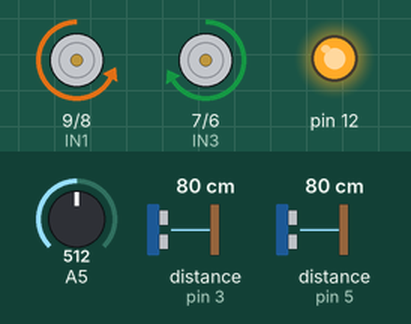
Simulated run of this sketch. Board: Arduino Uno, built with avr-gcc and run on an emulated ATmega328P. Shown: motor-driver pin pairs drawn as motors (green arrow = first pin HIGH = forward, orange = second pin HIGH = backward, longer = more drive, scaled by the enable pin), output pins drawn as LEDs (lit = HIGH). Wiring (inferred from the names in the program): ultrasonic range finder: trigger pin 2; echo pin 3. The inputs (shaded band) are chosen by the test bench; at power-on: distance to the obstacle (sensors on pin 3, pin 5) 80 cm, A5 = 512. The echo pulse lasts 58.3 µs per cm; pins used as bus, display or sensor lines are not drawn.

Above: at 1.2 s.
1.3 s: distance to the obstacle (sensor on pin 3) set to 12 cm
2.8 s: distance to the obstacle (sensor on pin 3) set to 9 cm
At 3.1 s:
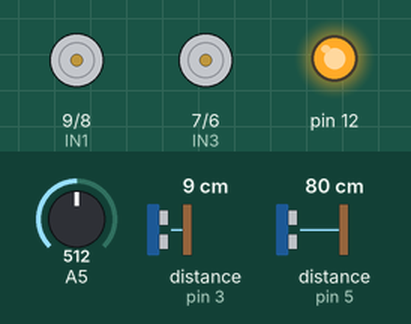
At 5.6 s:
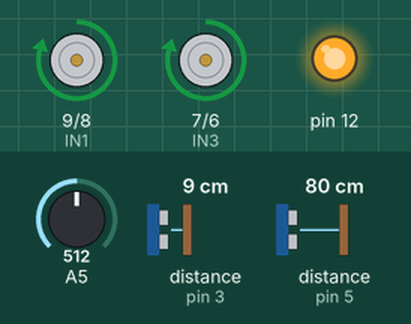
5.8 s: A5 set to 611
8.8 s: A5 set to 631
11.3 s: A5 set to 610
At 14.0 s:
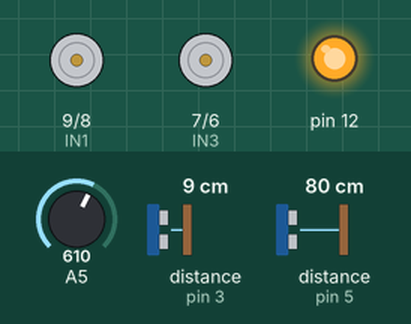
14.3 s: distance to the obstacle (sensor on pin 3) set to 18 cm
Timing chart, 0 to 17.3 s (numbered marks = the images above; inputs shaded):
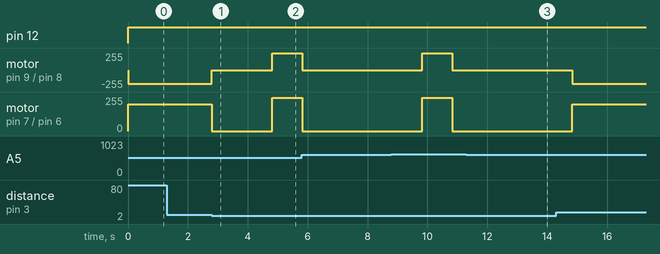

The sketch:

sketch_AutoCar.ino
```cpp
int ENA = 10;
int ENB = 11;
int IN1 = 9;
int IN2 = 8;
int IN3 = 7;
int IN4 = 6; // RC카 define

int front_sensor1 = 2;
int front_sensor2 = 3;
int Side_sensor1 = 4;
int Side_sensor2 = 5; // 초음파 센서 define

void setup()
{
  pinMode(10,OUTPUT);
  pinMode(9,OUTPUT);
  pinMode(13,INPUT);
  Serial.begin(9600);
  pinMode(2,OUTPUT);
  pinMode(3,INPUT);
  pinMode(4,OUTPUT);
  pinMode(5,INPUT);
  pinMode(ENA,OUTPUT); // RC카 핀모드
  pinMode(ENB,OUTPUT);
  pinMode(IN1,OUTPUT);
  pinMode(IN2,OUTPUT);
  pinMode(IN3,OUTPUT);
  pinMode(IN4,OUTPUT);
  pinMode(A5,INPUT);
  pinMode(12,OUTPUT);
}


int Front_UltraSensor()
{
   digitalWrite(front_sensor1,HIGH);
  delayMicroseconds(50);
  digitalWrite(front_sensor1,LOW);
  int cul1 = pulseIn(front_sensor2,HIGH);
  float First_val = cul1 / 58.2;
  return First_val;
}

int Side_UltraSensor()
{
   digitalWrite(Side_sensor1,HIGH);
  delayMicroseconds(50);
  digitalWrite(Side_sensor1,LOW);
  int cul2 = pulseIn(Side_sensor2,HIGH);
  float Second_val = cul2 / 58.2;
  return Second_val;
}

void move_car()
{
  digitalWrite(IN1, LOW); // RC카 직진
  digitalWrite(IN2, HIGH);
  digitalWrite(IN3, HIGH);
  digitalWrite(IN4, LOW);
  analogWrite(ENA, 205); // 양쪽 모터의 힘 차이 문제로 좌우 파워 값이 상이 할 수 있음.
  analogWrite(ENB, 200);

    if(Front_UltraSensor() < 10) // 앞에 벽 발견, 오른쪽 센서 감지 시작, rc카 2초 정지
  {
  digitalWrite(IN1, LOW); // 앞에 벽 발견하고 RC카 정지
  digitalWrite(IN2, LOW);
  digitalWrite(IN3, LOW);
  digitalWrite(IN4, LOW);
  analogWrite(ENA, 240);  // 양쪽 모터의 힘 차이 문제로 좌우 파워 값이 상이 할 수 있음.
  analogWrite(ENB, 240);
  delay(2000);


    if(Front_UltraSensor()<10 && Side_UltraSensor() < 10)  // 오른쪽 센서가 벽을 인지함
    {
      // 오른쪽에 장애물 발견
      // 왼쪽으로 90도

  digitalWrite(IN1, LOW); // 왼쪽으로 회전
  digitalWrite(IN2, HIGH);
  digitalWrite(IN3, LOW);
  digitalWrite(IN4, HIGH);
  analogWrite(ENA, 250); // 양쪽 모터의 힘 차이 문제로 좌우 파워 값이 상이 할 수 있음.
  analogWrite(ENB, 250);
  delay(1000);

  digitalWrite(IN1, LOW); // 회전 후 멈춤
  digitalWrite(IN2, LOW);
  digitalWrite(IN3, LOW);
  digitalWrite(IN4, LOW);
  analogWrite(ENA, 240); // 양쪽 모터의 힘 차이 문제로 좌우 파워 값이 상이 할 수 있음.
  analogWrite(ENB, 220);
  delay(2000);
    }
    else if(Front_UltraSensor() < 10 && Side_UltraSensor() > 10) // 오른쪽 센서가 벽을 인지하지못하면 오른쪽으로 회전
    {
      // 오른쪽으로 90도 회전
  digitalWrite(IN1, HIGH);
  digitalWrite(IN2, LOW);
  digitalWrite(IN3, HIGH);
  digitalWrite(IN4, LOW);
  analogWrite(ENA, 250); // 양쪽 모터의 힘 차이 문제로 좌우 파워 값이 상이 할 수 있음.
  analogWrite(ENB, 250);
  delay(1000);
  digitalWrite(IN1, LOW); // 회전 후 멈춤
  digitalWrite(IN2, LOW);
  digitalWrite(IN3, LOW);
  digitalWrite(IN4, LOW);
  analogWrite(ENA, 240); //  양쪽 모터의 힘 차이 문제로 좌우 파워 값이 상이 할 수 있음.
  analogWrite(ENB, 240);
  delay(2000);
    }
  }
}


void headlight_car()
{
  int val = analogRead(A5);
  if(val <= 620)
  {
    digitalWrite(12,HIGH);
  }
  else if(val > 620)
  {
    digitalWrite(12,LOW);
  }
}

void loop()
{
    move_car();
    headlight_car();
}
```

Measured:
- the behaviour switches between 11 and 10 cm on distance to the obstacle (sensor on pin 3) (found by bisection; images 0 and 1)
- after the input at 1.3 s, every drawn part: stays the same
- after the input at 2.8 s, motor on pin 9 (IN1) / pin 8 (IN2): backward 205/255 → stopped at once, → forward 250/255 2.0 s later; motor on pin 7 (IN3) / pin 6 (IN4): forward 200/255 → stopped at once, → forward 250/255 2.0 s later
- after the input at 11.3 s, pin 12: stays HIGH (without the input it goes to LOW after 1.5 s)
